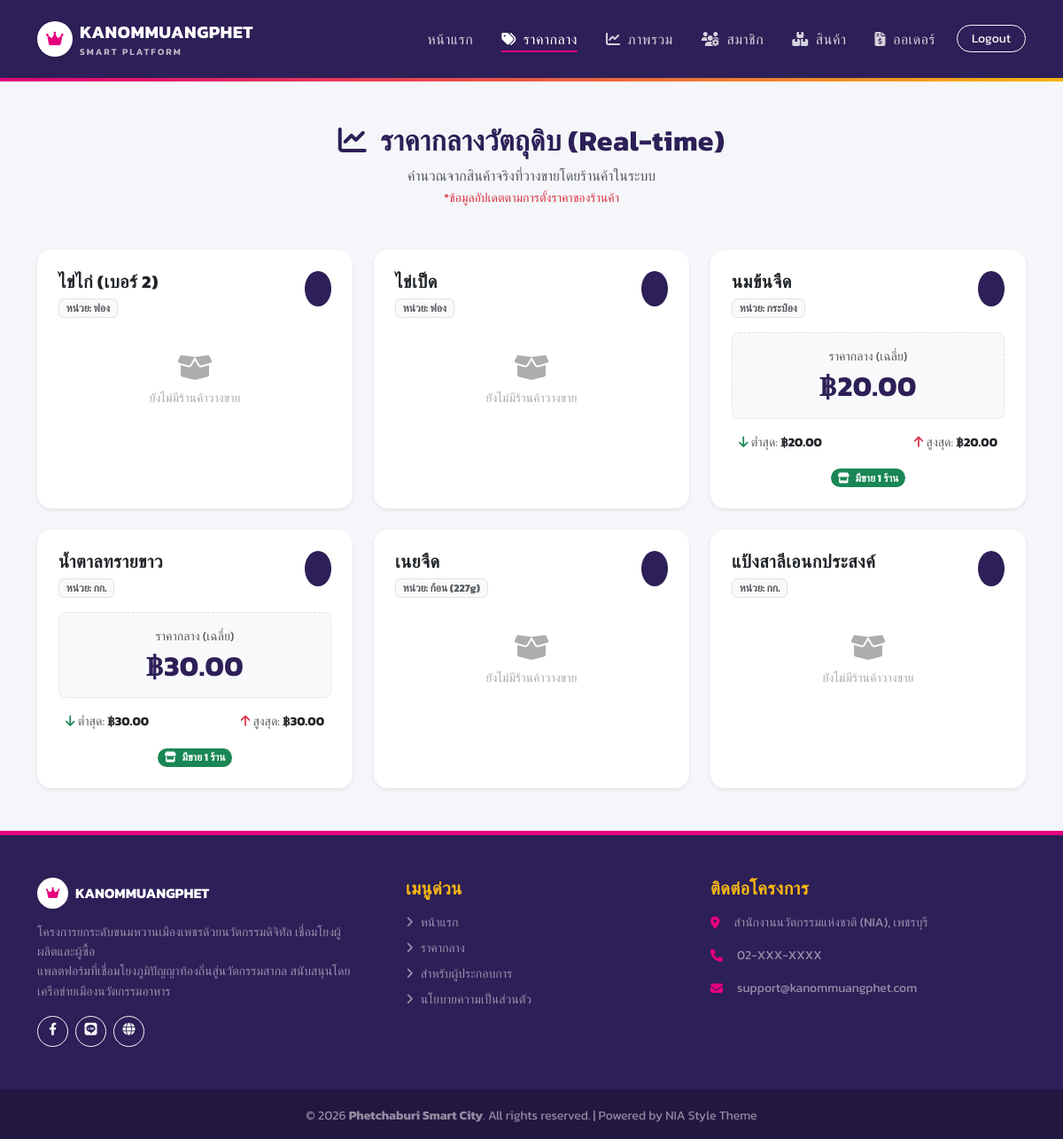
Page /market_price.php (signed in) on the committed database.
### tables this page shows
CREATE TABLE `central_ingredients` (
  `id` int(11) NOT NULL,
  `name` varchar(255) NOT NULL COMMENT 'ชื่อมาตรฐาน เช่น ไข่ไก่, น้ำตาลทราย',
  `unit` varchar(50) NOT NULL COMMENT 'หน่วยมาตรฐาน เช่น ฟอง, กก.',
  `created_at` timestamp NOT NULL DEFAULT CURRENT_TIMESTAMP
);

### function.php (called while the page is built, shortened)
<?php
function condb()
{
    global $config;
    $db_host = $config['database']['host'];
    $db_name = $config['database']['dbname'];
    $db_user = $config['database']['username'];
    $db_pass = $config['database']['password'];
    $charset = $config['database']['charset'];
    try {
        $dsn = "mysql:host=$db_host;dbname=$db_name;charset=$charset";
        $options = $config['database']['options'];
        $pdo = new PDO($dsn, $db_user, $db_pass, $options);
        return $pdo;
    } catch (PDOException $e) {
        die("Connection failed: " . $e->getMessage());
    }
}
function select($sql, $params = [])
{
    $pdo = condb();
    try {
        $stmt = $pdo->prepare($sql);
        $stmt->execute($params);
        return $stmt->fetchAll();
    } catch (PDOException $e) {
        return [];
    }
}

### market_price.php (the view, shortened to what this page needs)
<?php
require_once 'config.php';
require_once 'function.php';
$sql = "SELECT
            c.id,
            c.name,
            c.unit,
            COUNT(p.id) as shop_count,       /* มีกี่ร้านที่ขายสิ่งนี้ */
            MIN(p.price) as min_price,       /* ราคาต่ำสุดที่เจอ */
            MAX(p.price) as max_price,       /* ราคาสูงสุดที่เจอ */
            AVG(p.price) as avg_price        /* ราคากลาง (เฉลี่ย) */
        FROM central_ingredients c
        LEFT JOIN products p ON c.id = p.central_id AND p.status = 'active'
        GROUP BY c.id
        ORDER BY c.name ASC";
$market_data = select($sql);
include 'includes/header.php';
include 'includes/navbar.php';
?>
<div class="container py-5">
    <div class="text-center mb-5">
        <h2 class="fw-bold text-purple mb-2">
            <i class="fas fa-chart-line me-2"></i> ราคากลางวัตถุดิบ (Real-time)
        </h2>
        <p class="text-muted">
            คำนวณจากสินค้าจริงที่วางขายโดยร้านค้าในระบบ <br>
            <small class="text-danger">*ข้อมูลอัปเดตตามการตั้งราคาของร้านค้า</small>
        </p>
    </div>
    <div class="row g-4">
        <?php foreach ($market_data as $item): ?>
            <div class="col-md-6 col-lg-4">
                <div class="card border-0 shadow-sm h-100 rounded-4 hover-up">
                    <div class="card-body p-4">
                        <div class="d-flex justify-content-between align-items-start mb-3">
                            <div>
                                <h5 class="fw-bold text-dark mb-1"><?= htmlspecialchars($item['name']) ?></h5>
                                <span class="badge bg-light text-muted border">
                                    หน่วย: <?= htmlspecialchars($item['unit']) ?>
                                </span>
                            </div>
                            <div class="bg-purple bg-opacity-10 rounded-circle p-2 text-purple">
                                <i class="fas fa-tag"></i>
                            </div>
                        </div>
                        <?php if ($item['shop_count'] > 0): ?>
                            <div class="text-center py-3 bg-light rounded-3 mb-3 border border-dashed">
                                <small class="text-muted d-block mb-1">ราคากลาง (เฉลี่ย)</small>
                                <h2 class="fw-bold text-purple mb-0">
                                    ฿<?= number_format($item['avg_price'], 2) ?>
                                </h2>
                            </div>
                            <div class="d-flex justify-content-between text-muted small px-2">
                                <div>
                                    <i class="fas fa-arrow-down text-success"></i> ต่ำสุด:
                                    <span class="fw-bold text-dark">฿<?= number_format($item['min_price'], 2) ?></span>
                                </div>
                                <div>
                                    <i class="fas fa-arrow-up text-danger"></i> สูงสุด:
                                    <span class="fw-bold text-dark">฿<?= number_format($item['max_price'], 2) ?></span>
                                </div>
                            </div>
                            <div class="mt-3 text-center">
                                <span class="badge bg-success rounded-pill">
                                    <i class="fas fa-store me-1"></i> มีขาย <?= $item['shop_count'] ?> ร้าน
                                </span>
                            </div>
                        <?php else: ?>
                            <div class="text-center py-4 text-muted opacity-50">
                                <i class="fas fa-box-open fa-2x mb-2"></i>
                                <p class="mb-0 small">ยังไม่มีร้านค้าวางขาย</p>
                            </div>
                        <?php endif; ?>
                    </div>
                </div>
            </div>
        <?php endforeach; ?>
    </div>
</div>
<?php include 'includes/footer.php'; ?>

### assets/style.css (style rules this page uses)
:root { --nia-magenta: #E6007E; --nia-purple: #2D1F57; --nia-gold: #FDB913; --nia-bg: #F4F6F9; --text-dark: #333333; --text-muted: #6c757d; }
body { font-family: 'Kanit', sans-serif; background-color: var(--nia-bg); color: var(--text-dark); -webkit-font-smoothing: antialiased; }
h1, h2, h3, h4, h5, h6 { font-weight: 600; color: var(--nia-purple); letter-spacing: -0.5px; }
.text-purple { color: var(--nia-purple) !important; }
.bg-purple { background-color: var(--nia-purple) !important; color: white; }
.card { border: none; background: white; transition: all 0.3s ease; }

### market_price.php (style rules this page uses)
.hover-up { transition: transform 0.3s; }
.border-dashed { border-style: dashed !important; }

### rows in the picture
central_ingredients: name "ไข่ไก่ (เบอร์ 2)", unit "ฟอง", shows "ยังไม่มีร้านค้าวางขาย"
central_ingredients: name "ไข่เป็ด", unit "ฟอง", shows "ยังไม่มีร้านค้าวางขาย"
central_ingredients: name "นมข้นจืด", unit "กระป๋อง", avg_price "20.00", min_price "20.00", max_price "20.00", shop_count "1"
central_ingredients: name "น้ำตาลทรายขาว", unit "กก.", avg_price "30.00", min_price "30.00", max_price "30.00", shop_count "1"
central_ingredients: name "เนยจืด", unit "ก้อน (227g)", shows "ยังไม่มีร้านค้าวางขาย"
central_ingredients: name "แป้งสาลีเอนกประสงค์", unit "กก.", shows "ยังไม่มีร้านค้าวางขาย"

### other values in the picture
$config['app']['desc'] "โครงการยกระดับขนมหวานเมืองเพชรด้วยนวัตกรรมดิจิทัล เชื่อมโยงผู้ผลิตและผู้ซื้อ"
$config['contact']['address'] "สำนักงานนวัตกรรมแห่งชาติ (NIA), เพชรบุรี"
$config['contact']['phone'] "02-XXX-XXXX"
$config['contact']['email'] "support@kanommuangphet.com"
